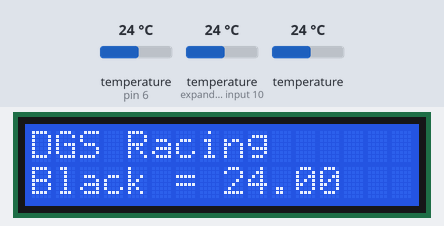
Simulated run of this sketch. Board: Arduino Uno, built with avr-gcc and run on an emulated ATmega328P. Shown: 16×2 character LCD. Inputs (shaded band) come from the test bench; at power-on: temperature (sensors on pin 6, expander input 10) 24 °C, temperature 24 °C.

Above: at 9.3 s.
9.4 s: temperature (sensor on pin 6) set to 12 °C
At 15.6 s:
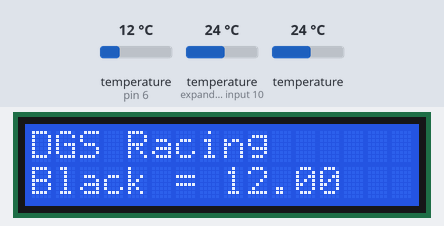
18.4 s: temperature (sensor on expander input 10) set to 12 °C
At 23.9 s:
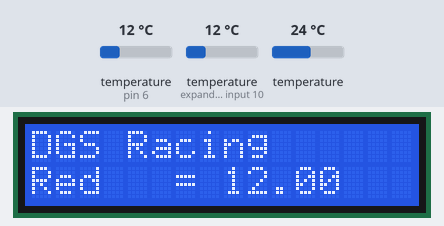
26.7 s: temperature (sensor 206) set to 12 °C
At 32.2 s:
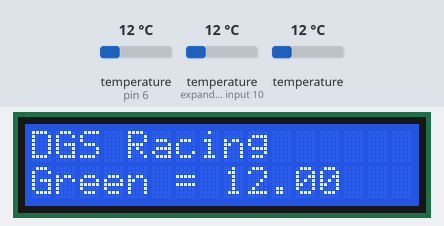
35.2 s: temperature (sensor on pin 6) set to 19 °C
At 41.3 s:
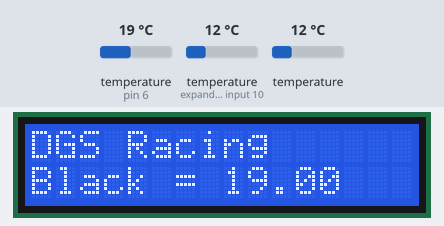
43.6 s: temperature (sensor on expander input 10) set to 19 °C
At 49.6 s:
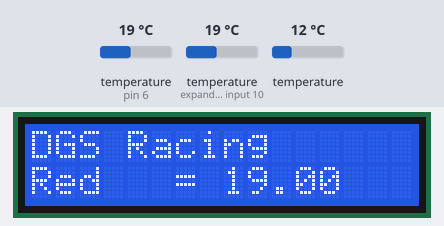
51.9 s: temperature (sensor 206) set to 19 °C
At 57.9 s:
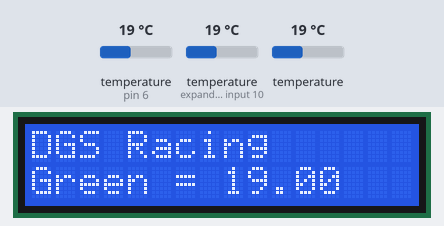
Timing chart, 0 to 59.4 s (numbered marks = the images above; inputs shaded):
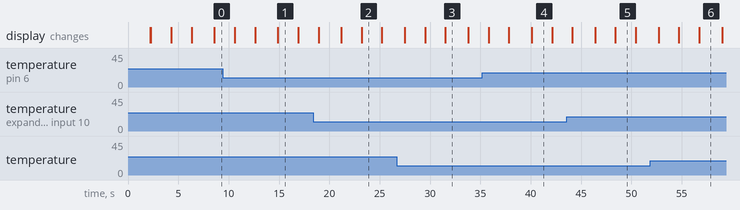

The sketch:

TemperatureMeasuring.ino
```cpp
/*
  Chris Nethercott
  Temperature Measuring
*/

#include <OneWire.h>
#include <DallasTemperature.h>
#include <LiquidCrystal.h>
LiquidCrystal lcd(12, 11, 5, 4, 3, 2);

/* Pin Numbers */
#define ONE_WIRE_BUS_PIN 6

/* Library Setup */
OneWire oneWire(ONE_WIRE_BUS_PIN);
DallasTemperature sensors(&oneWire);

/* Sets the addresses for each probe on the one wire bus */
DeviceAddress blackProbe = { 0x28, 0xFF, 0x1A, 0xAA, 0x62, 0x15, 0x03, 0x20 }; //Black Address
DeviceAddress redProbe   = { 0x28, 0xFF, 0xA9, 0xB4, 0x62, 0x15, 0x03, 0x0C }; //Red Address
DeviceAddress greenProbe = { 0x28, 0xFF, 0xF5, 0xB3, 0x62, 0x15, 0x03, 0x3E }; //Green Address

/* Variables */
int delayTime;

void setup() {
  sensors.begin();
  sensors.setResolution(blackProbe, 10);
  sensors.setResolution(redProbe, 10);
  sensors.setResolution(greenProbe, 10);

  delayTime = 2000;
}

void loop() {

  sensors.requestTemperatures();

  delay(delayTime);
  lcd.begin(16, 2);
  lcd.print("DGS Racing");
  lcd.setCursor(0, 1);
  lcd.print("Black = ");
  printTemperature(blackProbe);

  delay(delayTime);
  lcd.clear();
  lcd.print("DGS Racing");
  lcd.setCursor(0, 1);
  lcd.print("Red   = ");
  printTemperature(redProbe);

  delay(delayTime);
  lcd.clear();
  lcd.print("DGS Racing");
  lcd.setCursor(0, 1);
  lcd.print("Green = ");
  printTemperature(greenProbe);
}

void printTemperature(DeviceAddress deviceAddress) {

  float tempC = sensors.getTempC(deviceAddress);

  if (tempC != -127.00) {
    lcd.print(tempC);
  }
  else {
    lcd.print("Error");
  }
}
```

Measured:
- what the display in image 1 shows lasts 2.0 s, from 14.9 s to 16.9 s
- what the display in image 3 shows lasts 2.3 s, from 31.5 s to 33.8 s
